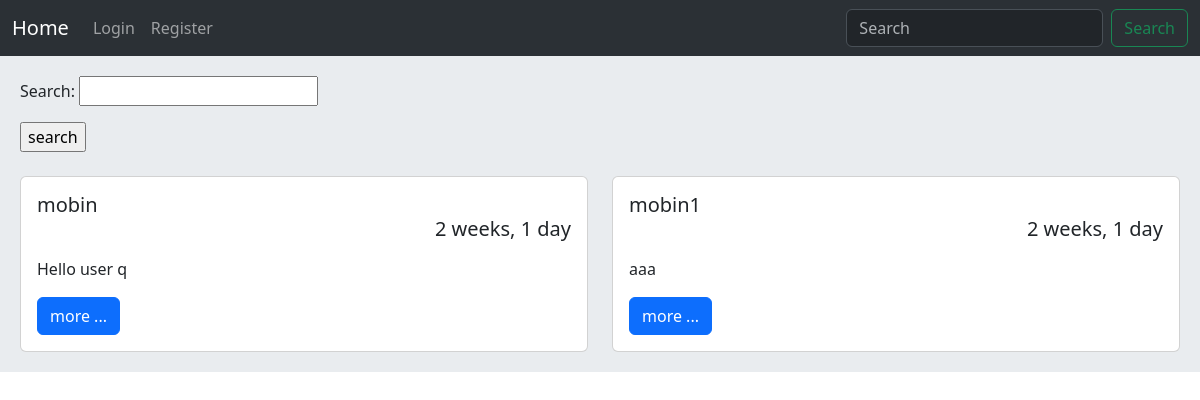
The app's page /, older data.
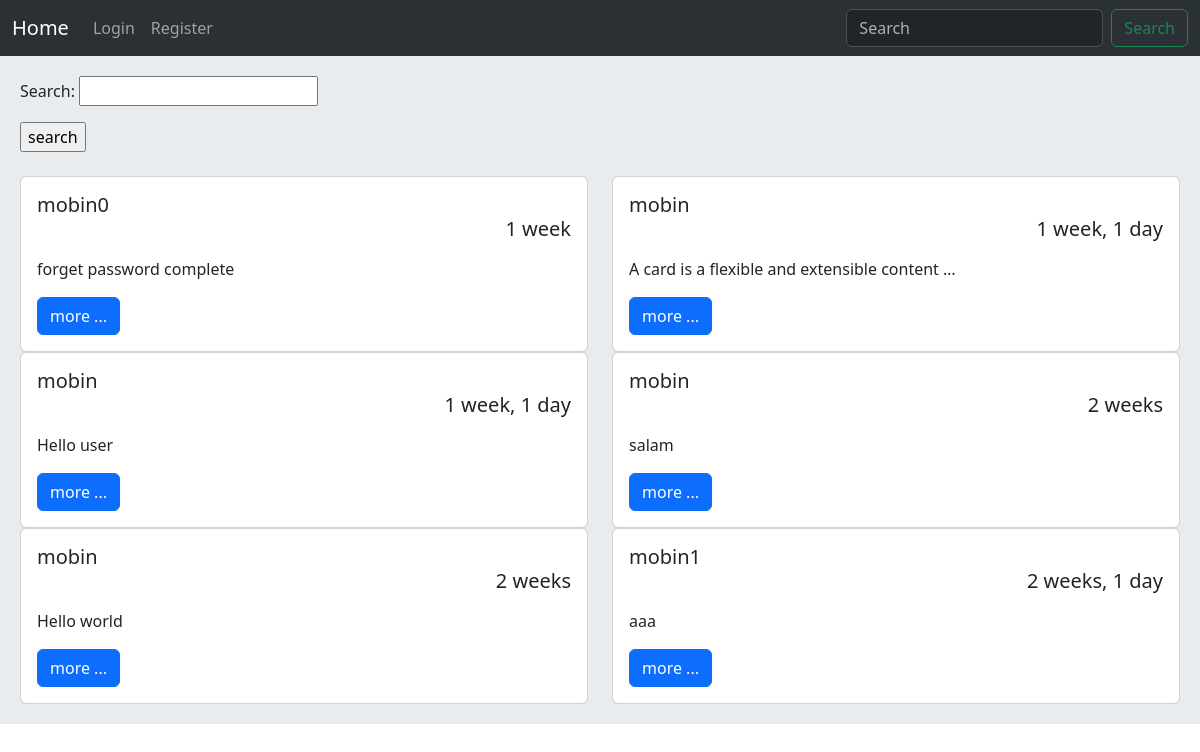
The same page, newer data.
### home/models.py (models this page shows, shortened)
class Post(models.Model):
    user = models.ForeignKey(User,on_delete=models.CASCADE , related_name='posts')
    body = models.TextField()
    slug = models.SlugField()
    created = models.DateTimeField(auto_now_add=True)
    updated = models.DateTimeField(auto_now=True)
    class Meta :
        ordering = ('-created',)
    def get_absolute_url(self):
        return reverse('home:post_detail',args=(self.id , self.slug))

### home/views.py (the view)
# urls.py: path('' ,views.HomeView.as_view(),name='home'),
class HomeView(View):
    form_class = PostSearchForm
    def get(self , request):
        posts = Post.objects.all()
        if request.GET.get('search'):
            posts = posts.filter(body__contains=request.GET['search'])
        return render(request , 'home/index2.html',{'posts':posts,'form':self.form_class})

### home/templates/home/index2.html
{% extends "base.html" %}
{% block content %}
<form method="get">
  {{ form.as_p }}
  <input type="submit" value="search">
</form><br/>
<div class="row">
{% for post in posts %}
    <div class="col-sm-6 mb-3 mb-sm-0">
      <div class="card">
        <div class="card-body">
          <h5 class="card-title">{{ post.user.username }}<p class="text-end">{{ post.created|timesince }}</p></h5>
          <p class="card-text">{{ post.body|truncatewords:8 }}</p>
          <a href="{{ post.get_absolute_url }}" class="btn btn-primary">more ...</a>
        </div>
      </div>
    </div>
{% endfor %}
</div>
{% endblock content %}

Row changes from the older to the newer data that the page shows:
removed Post: user.username "mobin", created "2 weeks, 1 day", body "Hello user q"
added Post: user.username "mobin0", created "1 week", body "forget password complete"
added Post: user.username "mobin", created "1 week, 1 day", body "A card is a flexible and extensible content …"
added Post: user.username "mobin", created "1 week, 1 day", body "Hello user"
added Post: user.username "mobin", created "2 weeks", body "salam"
added Post: user.username "mobin", created "2 weeks", body "Hello world"
